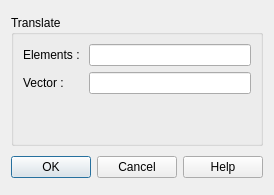
<?xml version="1.0" encoding="UTF-8"?>
<ui version="4.0">
 <class>MakeTranslationDialog</class>
 <widget class="QDialog" name="MakeTranslationDialog">
  <property name="geometry">
   <rect>
    <x>0</x>
    <y>0</y>
    <width>270</width>
    <height>195</height>
   </rect>
  </property>
  <property name="sizePolicy">
   <sizepolicy hsizetype="Preferred" vsizetype="Fixed">
    <horstretch>0</horstretch>
    <verstretch>0</verstretch>
   </sizepolicy>
  </property>
  <property name="windowTitle">
   <string>Translation Operation</string>
  </property>
  <layout class="QVBoxLayout" name="verticalLayout">
   <item>
    <widget class="QGroupBox" name="groupBox">
     <property name="sizePolicy">
      <sizepolicy hsizetype="Preferred" vsizetype="Fixed">
       <horstretch>0</horstretch>
       <verstretch>0</verstretch>
      </sizepolicy>
     </property>
     <property name="title">
      <string>Translate</string>
     </property>
     <layout class="QVBoxLayout" name="verticalLayout_2">
      <item>
       <layout class="QFormLayout" name="formLayout">
        <item row="1" column="1">
         <widget class="QLineEdit" name="elt_le">
          <property name="sizePolicy">
           <sizepolicy hsizetype="Minimum" vsizetype="Fixed">
            <horstretch>0</horstretch>
            <verstretch>0</verstretch>
           </sizepolicy>
          </property>
          <property name="maximumSize">
           <size>
            <width>16777215</width>
            <height>16777215</height>
           </size>
          </property>
          <property name="readOnly">
           <bool>false</bool>
          </property>
         </widget>
        </item>
        <item row="2" column="0">
         <widget class="QLabel" name="label_2">
          <property name="text">
           <string>Vector : </string>
          </property>
         </widget>
        </item>
        <item row="2" column="1">
         <widget class="QLineEdit" name="vec_le">
          <property name="sizePolicy">
           <sizepolicy hsizetype="Minimum" vsizetype="Fixed">
            <horstretch>0</horstretch>
            <verstretch>0</verstretch>
           </sizepolicy>
          </property>
          <property name="maximumSize">
           <size>
            <width>16777215</width>
            <height>16777215</height>
           </size>
          </property>
          <property name="readOnly">
           <bool>false</bool>
          </property>
         </widget>
        </item>
        <item row="1" column="0">
         <widget class="QLabel" name="label">
          <property name="text">
           <string>Elements : </string>
          </property>
         </widget>
        </item>
       </layout>
      </item>
      <item>
       <spacer name="verticalSpacer">
        <property name="orientation">
         <enum>Qt::Vertical</enum>
        </property>
        <property name="sizeHint" stdset="0">
         <size>
          <width>20</width>
          <height>40</height>
         </size>
        </property>
       </spacer>
      </item>
     </layout>
    </widget>
   </item>
   <item>
    <widget class="QDialogButtonBox" name="buttonBox">
     <property name="orientation">
      <enum>Qt::Horizontal</enum>
     </property>
     <property name="standardButtons">
      <set>QDialogButtonBox::Cancel|QDialogButtonBox::Help|QDialogButtonBox::Ok</set>
     </property>
    </widget>
   </item>
  </layout>
 </widget>
 <tabstops>
  <tabstop>elt_le</tabstop>
  <tabstop>vec_le</tabstop>
  <tabstop>buttonBox</tabstop>
 </tabstops>
 <resources/>
 <connections>
  <connection>
   <sender>buttonBox</sender>
   <signal>accepted()</signal>
   <receiver>MakeTranslationDialog</receiver>
   <slot>accept()</slot>
   <hints>
    <hint type="sourcelabel">
     <x>248</x>
     <y>254</y>
    </hint>
    <hint type="destinationlabel">
     <x>157</x>
     <y>274</y>
    </hint>
   </hints>
  </connection>
  <connection>
   <sender>buttonBox</sender>
   <signal>rejected()</signal>
   <receiver>MakeTranslationDialog</receiver>
   <slot>reject()</slot>
   <hints>
    <hint type="sourcelabel">
     <x>316</x>
     <y>260</y>
    </hint>
    <hint type="destinationlabel">
     <x>286</x>
     <y>274</y>
    </hint>
   </hints>
  </connection>
 </connections>
</ui>
